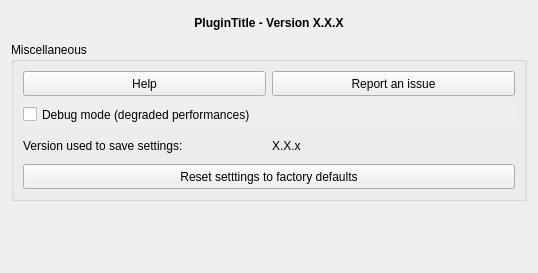
<?xml version="1.0" encoding="UTF-8"?>
<ui version="4.0">
    <class>wdg_bd_topo_extractor_settings</class>
    <widget class="QWidget" name="wdg_bd_topo_extractor_settings">
        <property name="geometry">
            <rect>
                <x>0</x>
                <y>0</y>
                <width>538</width>
                <height>273</height>
            </rect>
        </property>
        <property name="windowTitle">
            <string>BD Topo Extractor - Settings</string>
        </property>
        <property name="locale">
            <locale language="English" country="UnitedStates"/>
        </property>
        <layout class="QVBoxLayout" name="verticalLayout">
            <item>
                <widget class="QLabel" name="lbl_title">
                    <property name="minimumSize">
                        <size>
                            <width>0</width>
                            <height>25</height>
                        </size>
                    </property>
                    <property name="maximumSize">
                        <size>
                            <width>16777215</width>
                            <height>30</height>
                        </size>
                    </property>
                    <property name="font">
                        <font>
                            <weight>75</weight>
                            <bold>true</bold>
                        </font>
                    </property>
                    <property name="locale">
                        <locale language="English" country="UnitedStates"/>
                    </property>
                    <property name="text">
                        <string>&lt;html&gt;&lt;head/&gt;&lt;body&gt;&lt;p align=&quot;center&quot;&gt;&lt;span style=&quot; font-weight:600;&quot;&gt;PluginTitle - Version X.X.X&lt;/span&gt;&lt;/p&gt;&lt;/body&gt;&lt;/html&gt;</string>
                    </property>
                    <property name="scaledContents">
                        <bool>true</bool>
                    </property>
                    <property name="alignment">
                        <set>Qt::AlignCenter</set>
                    </property>
                    <property name="wordWrap">
                        <bool>true</bool>
                    </property>
                    <property name="openExternalLinks">
                        <bool>false</bool>
                    </property>
                    <property name="textInteractionFlags">
                        <set>Qt::TextSelectableByMouse</set>
                    </property>
                </widget>
            </item>
            <item>
                <widget class="QGroupBox" name="grp_misc">
                    <property name="minimumSize">
                        <size>
                            <width>0</width>
                            <height>100</height>
                        </size>
                    </property>
                    <property name="locale">
                        <locale language="English" country="UnitedStates"/>
                    </property>
                    <property name="title">
                        <string>Miscellaneous</string>
                    </property>
                    <property name="flat">
                        <bool>false</bool>
                    </property>
                    <layout class="QGridLayout" name="gridLayout">
                        <item row="2" column="1">
                            <widget class="QLabel" name="lbl_version_saved_value">
                                <property name="minimumSize">
                                    <size>
                                        <width>0</width>
                                        <height>25</height>
                                    </size>
                                </property>
                                <property name="maximumSize">
                                    <size>
                                        <width>16777215</width>
                                        <height>30</height>
                                    </size>
                                </property>
                                <property name="locale">
                                    <locale language="English" country="UnitedStates"/>
                                </property>
                                <property name="text">
                                    <string notr="true">X.X.x</string>
                                </property>
                                <property name="textInteractionFlags">
                                    <set>Qt::NoTextInteraction</set>
                                </property>
                            </widget>
                        </item>
                        <item row="0" column="1">
                            <widget class="QPushButton" name="btn_report">
                                <property name="minimumSize">
                                    <size>
                                        <width>200</width>
                                        <height>25</height>
                                    </size>
                                </property>
                                <property name="maximumSize">
                                    <size>
                                        <width>500</width>
                                        <height>30</height>
                                    </size>
                                </property>
                                <property name="locale">
                                    <locale language="English" country="UnitedStates"/>
                                </property>
                                <property name="text">
                                    <string>Report an issue</string>
                                </property>
                            </widget>
                        </item>
                        <item row="2" column="0">
                            <widget class="QLabel" name="lbl_version_saved">
                                <property name="minimumSize">
                                    <size>
                                        <width>0</width>
                                        <height>25</height>
                                    </size>
                                </property>
                                <property name="maximumSize">
                                    <size>
                                        <width>16777215</width>
                                        <height>30</height>
                                    </size>
                                </property>
                                <property name="locale">
                                    <locale language="English" country="UnitedStates"/>
                                </property>
                                <property name="text">
                                    <string>Version used to save settings:</string>
                                </property>
                            </widget>
                        </item>
                        <item row="0" column="0">
                            <widget class="QPushButton" name="btn_help">
                                <property name="minimumSize">
                                    <size>
                                        <width>200</width>
                                        <height>25</height>
                                    </size>
                                </property>
                                <property name="maximumSize">
                                    <size>
                                        <width>500</width>
                                        <height>30</height>
                                    </size>
                                </property>
                                <property name="locale">
                                    <locale language="English" country="UnitedStates"/>
                                </property>
                                <property name="text">
                                    <string>Help</string>
                                </property>
                            </widget>
                        </item>
                        <item row="3" column="0" colspan="2">
                            <widget class="QPushButton" name="btn_reset">
                                <property name="minimumSize">
                                    <size>
                                        <width>200</width>
                                        <height>25</height>
                                    </size>
                                </property>
                                <property name="maximumSize">
                                    <size>
                                        <width>16777215</width>
                                        <height>30</height>
                                    </size>
                                </property>
                                <property name="autoFillBackground">
                                    <bool>true</bool>
                                </property>
                                <property name="text">
                                    <string>Reset setttings to factory defaults</string>
                                </property>
                            </widget>
                        </item>
                        <item row="1" column="0" colspan="2">
                            <widget class="QCheckBox" name="opt_debug">
                                <property name="minimumSize">
                                    <size>
                                        <width>0</width>
                                        <height>25</height>
                                    </size>
                                </property>
                                <property name="maximumSize">
                                    <size>
                                        <width>16777215</width>
                                        <height>30</height>
                                    </size>
                                </property>
                                <property name="toolTip">
                                    <string>Enable debug mode.</string>
                                </property>
                                <property name="autoFillBackground">
                                    <bool>true</bool>
                                </property>
                                <property name="locale">
                                    <locale language="English" country="UnitedStates"/>
                                </property>
                                <property name="text">
                                    <string>Debug mode (degraded performances)</string>
                                </property>
                                <property name="tristate">
                                    <bool>false</bool>
                                </property>
                            </widget>
                        </item>
                    </layout>
                </widget>
            </item>
            <item>
                <spacer name="verticalSpacer">
                    <property name="orientation">
                        <enum>Qt::Vertical</enum>
                    </property>
                    <property name="sizeHint" stdset="0">
                        <size>
                            <width>20</width>
                            <height>56</height>
                        </size>
                    </property>
                </spacer>
            </item>
        </layout>
    </widget>
    <resources/>
    <connections/>
</ui>
